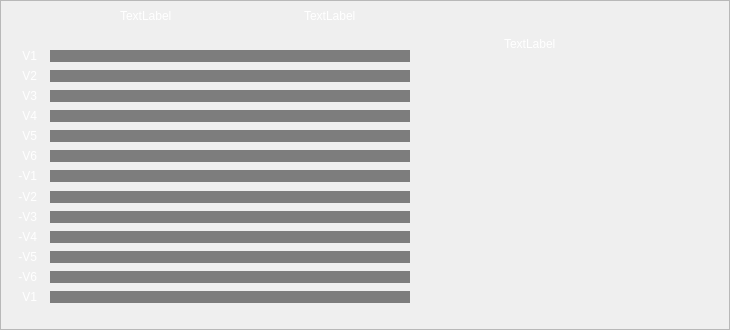
    <widget class="QFrame" name="gb2">
     <property name="geometry">
      <rect>
       <x>8</x>
       <y>340</y>
       <width>730</width>
       <height>330</height>
      </rect>
     </property>
     <property name="styleSheet">
      <string notr="true">color: rgb(255, 255, 255);</string>
     </property>
     <property name="frameShape">
      <enum>QFrame::StyledPanel</enum>
     </property>
     <property name="frameShadow">
      <enum>QFrame::Raised</enum>
     </property>
     <widget class="QLabel" name="lblOther2">
      <property name="geometry">
       <rect>
        <x>304</x>
        <y>10</y>
        <width>54</width>
        <height>12</height>
       </rect>
      </property>
      <property name="styleSheet">
       <string notr="true">color: rgb(255, 255, 255);</string>
      </property>
      <property name="text">
       <string>TextLabel</string>
      </property>
     </widget>
     <widget class="QLabel" name="lblNormal2">
      <property name="geometry">
       <rect>
        <x>120</x>
        <y>10</y>
        <width>54</width>
        <height>12</height>
       </rect>
      </property>
      <property name="styleSheet">
       <string notr="true">color: rgb(255, 255, 255);</string>
      </property>
      <property name="text">
       <string>TextLabel</string>
      </property>
     </widget>
     <widget class="QLabel" name="imgS2">
      <property name="geometry">
       <rect>
        <x>50</x>
        <y>27</y>
        <width>360</width>
        <height>12</height>
       </rect>
      </property>
      <property name="text">
       <string/>
      </property>
      <property name="pixmap">
       <pixmap resource="picture/ecg.qrc">:/FCGimgS1.bmp</pixmap>
      </property>
     </widget>
     <widget class="QLabel" name="lblHeartPic2">
      <property name="geometry">
       <rect>
        <x>504</x>
        <y>33</y>
        <width>61</width>
        <height>21</height>
       </rect>
      </property>
      <property name="acceptDrops">
       <bool>false</bool>
      </property>
      <property name="text">
       <string>TextLabel</string>
      </property>
     </widget>
     <widget class="QLabel" name="Image7">
      <property name="geometry">
       <rect>
        <x>448</x>
        <y>64</y>
        <width>225</width>
        <height>210</height>
       </rect>
      </property>
      <property name="text">
       <string/>
      </property>
      <property name="pixmap">
       <pixmap resource="picture/ecg.qrc">:/fcgImage7.png</pixmap>
      </property>
      <property name="scaledContents">
       <bool>true</bool>
      </property>
     </widget>
     <widget class="QLabel" name="img27">
      <property name="geometry">
       <rect>
        <x>50</x>
        <y>170</y>
        <width>360</width>
        <height>12</height>
       </rect>
      </property>
      <property name="styleSheet">
       <string notr="true">background-color: rgb(125, 125, 125);</string>
      </property>
      <property name="text">
       <string/>
      </property>
      <property name="pixmap">
       <pixmap resource="picture/ecg.qrc">:/FCGimgS1.bmp</pixmap>
      </property>
     </widget>
     <widget class="QLabel" name="img28">
      <property name="geometry">
       <rect>
        <x>50</x>
        <y>191</y>
        <width>360</width>
        <height>12</height>
       </rect>
      </property>
      <property name="styleSheet">
       <string notr="true">background-color: rgb(125, 125, 125);</string>
      </property>
      <property name="text">
       <string/>
      </property>
      <property name="pixmap">
       <pixmap resource="picture/ecg.qrc">:/FCGimgS1.bmp</pixmap>
      </property>
     </widget>
     <widget class="QLabel" name="img25">
      <property name="geometry">
       <rect>
        <x>50</x>
        <y>130</y>
        <width>360</width>
        <height>12</height>
       </rect>
      </property>
      <property name="styleSheet">
       <string notr="true">background-color: rgb(125, 125, 125);</string>
      </property>
      <property name="text">
       <string/>
      </property>
      <property name="pixmap">
       <pixmap resource="picture/ecg.qrc">:/FCGimgS1.bmp</pixmap>
      </property>
     </widget>
     <widget class="QLabel" name="img22">
      <property name="geometry">
       <rect>
        <x>50</x>
        <y>70</y>
        <width>360</width>
        <height>12</height>
       </rect>
      </property>
      <property name="styleSheet">
       <string notr="true">background-color: rgb(125, 125, 125);</string>
      </property>
      <property name="text">
       <string/>
      </property>
      <property name="pixmap">
       <pixmap resource="picture/ecg.qrc">:/FCGimgS1.bmp</pixmap>
      </property>
     </widget>
     <widget class="QLabel" name="img23">
      <property name="geometry">
       <rect>
        <x>50</x>
        <y>90</y>
        <width>360</width>
        <height>12</height>
       </rect>
      </property>
      <property name="styleSheet">
       <string notr="true">background-color: rgb(125, 125, 125);</string>
      </property>
      <property name="text">
       <string/>
      </property>
      <property name="pixmap">
       <pixmap resource="picture/ecg.qrc">:/FCGimgS1.bmp</pixmap>
      </property>
     </widget>
     <widget class="QLabel" name="img24">
      <property name="geometry">
       <rect>
        <x>50</x>
        <y>110</y>
        <width>360</width>
        <height>12</height>
       </rect>
      </property>
      <property name="styleSheet">
       <string notr="true">background-color: rgb(125, 125, 125);</string>
      </property>
      <property name="text">
       <string/>
      </property>
      <property name="pixmap">
       <pixmap resource="picture/ecg.qrc">:/FCGimgS1.bmp</pixmap>
      </property>
     </widget>
     <widget class="QLabel" name="img29">
      <property name="geometry">
       <rect>
        <x>50</x>
        <y>211</y>
        <width>360</width>
        <height>12</height>
       </rect>
      </property>
      <property name="styleSheet">
       <string notr="true">background-color: rgb(125, 125, 125);</string>
      </property>
      <property name="text">
       <string/>
      </property>
      <property name="pixmap">
       <pixmap resource="picture/ecg.qrc">:/FCGimgS1.bmp</pixmap>
      </property>
     </widget>
     <widget class="QLabel" name="img30">
      <property name="geometry">
       <rect>
        <x>50</x>
        <y>231</y>
        <width>360</width>
        <height>12</height>
       </rect>
      </property>
      <property name="styleSheet">
       <string notr="true">background-color: rgb(125, 125, 125);</string>
      </property>
      <property name="text">
       <string/>
      </property>
      <property name="pixmap">
       <pixmap resource="picture/ecg.qrc">:/FCGimgS1.bmp</pixmap>
      </property>
     </widget>
     <widget class="QLabel" name="img33">
      <property name="geometry">
       <rect>
        <x>50</x>
        <y>291</y>
        <width>360</width>
        <height>12</height>
       </rect>
      </property>
      <property name="styleSheet">
       <string notr="true">background-color: rgb(125, 125, 125);</string>
      </property>
      <property name="text">
       <string/>
      </property>
      <property name="pixmap">
       <pixmap resource="picture/ecg.qrc">:/FCGimgS1.bmp</pixmap>
      </property>
     </widget>
     <widget class="QLabel" name="img31">
      <property name="geometry">
       <rect>
        <x>50</x>
        <y>251</y>
        <width>360</width>
        <height>12</height>
       </rect>
      </property>
      <property name="styleSheet">
       <string notr="true">background-color: rgb(125, 125, 125);</string>
      </property>
      <property name="text">
       <string/>
      </property>
      <property name="pixmap">
       <pixmap resource="picture/ecg.qrc">:/FCGimgS1.bmp</pixmap>
      </property>
     </widget>
     <widget class="QLabel" name="img32">
      <property name="geometry">
       <rect>
        <x>50</x>
        <y>271</y>
        <width>360</width>
        <height>12</height>
       </rect>
      </property>
      <property name="styleSheet">
       <string notr="true">background-color: rgb(125, 125, 125);</string>
      </property>
      <property name="text">
       <string/>
      </property>
      <property name="pixmap">
       <pixmap resource="picture/ecg.qrc">:/FCGimgS1.bmp</pixmap>
      </property>
     </widget>
     <widget class="QLabel" name="img21">
      <property name="geometry">
       <rect>
        <x>50</x>
        <y>50</y>
        <width>360</width>
        <height>12</height>
       </rect>
      </property>
      <property name="styleSheet">
       <string notr="true">background-color: rgb(125, 125, 125);</string>
      </property>
      <property name="text">
       <string/>
      </property>
      <property name="pixmap">
       <pixmap resource="picture/ecg.qrc">:/FCGimgS1.bmp</pixmap>
      </property>
     </widget>
     <widget class="QLabel" name="img26">
      <property name="geometry">
       <rect>
        <x>50</x>
        <y>150</y>
        <width>360</width>
        <height>12</height>
       </rect>
      </property>
      <property name="styleSheet">
       <string notr="true">background-color: rgb(125, 125, 125);</string>
      </property>
      <property name="text">
       <string/>
      </property>
      <property name="pixmap">
       <pixmap resource="picture/ecg.qrc">:/FCGimgS1.bmp</pixmap>
      </property>
     </widget>
     <widget class="QLabel" name="img211">
      <property name="geometry">
       <rect>
        <x>50</x>
        <y>50</y>
        <width>360</width>
        <height>12</height>
       </rect>
      </property>
      <property name="styleSheet">
       <string notr="true">background-color: rgb(125, 125, 125);</string>
      </property>
      <property name="text">
       <string/>
      </property>
     </widget>
     <widget class="QLabel" name="img261">
      <property name="geometry">
       <rect>
        <x>50</x>
        <y>150</y>
        <width>360</width>
        <height>12</height>
       </rect>
      </property>
      <property name="styleSheet">
       <string notr="true">background-color: rgb(125, 125, 125);</string>
      </property>
      <property name="text">
       <string/>
      </property>
     </widget>
     <widget class="QLabel" name="img311">
      <property name="geometry">
       <rect>
        <x>50</x>
        <y>251</y>
        <width>360</width>
        <height>12</height>
       </rect>
      </property>
      <property name="styleSheet">
       <string notr="true">background-color: rgb(125, 125, 125);</string>
      </property>
      <property name="text">
       <string/>
      </property>
     </widget>
     <widget class="QLabel" name="img321">
      <property name="geometry">
       <rect>
        <x>50</x>
        <y>271</y>
        <width>360</width>
        <height>12</height>
       </rect>
      </property>
      <property name="styleSheet">
       <string notr="true">background-color: rgb(125, 125, 125);</string>
      </property>
      <property name="text">
       <string/>
      </property>
     </widget>
     <widget class="QLabel" name="img331">
      <property name="geometry">
       <rect>
        <x>50</x>
        <y>291</y>
        <width>360</width>
        <height>12</height>
       </rect>
      </property>
      <property name="styleSheet">
       <string notr="true">background-color: rgb(125, 125, 125);</string>
      </property>
      <property name="text">
       <string/>
      </property>
     </widget>
     <widget class="QLabel" name="img231">
      <property name="geometry">
       <rect>
        <x>50</x>
        <y>90</y>
        <width>360</width>
        <height>12</height>
       </rect>
      </property>
      <property name="styleSheet">
       <string notr="true">background-color: rgb(125, 125, 125);</string>
      </property>
      <property name="text">
       <string/>
      </property>
     </widget>
     <widget class="QLabel" name="img241">
      <property name="geometry">
       <rect>
        <x>50</x>
        <y>110</y>
        <width>360</width>
        <height>12</height>
       </rect>
      </property>
      <property name="styleSheet">
       <string notr="true">background-color: rgb(125, 125, 125);</string>
      </property>
      <property name="text">
       <string/>
      </property>
     </widget>
     <widget class="QLabel" name="img291">
      <property name="geometry">
       <rect>
        <x>50</x>
        <y>211</y>
        <width>360</width>
        <height>12</height>
       </rect>
      </property>
      <property name="styleSheet">
       <string notr="true">background-color: rgb(125, 125, 125);</string>
      </property>
      <property name="text">
       <string/>
      </property>
     </widget>
     <widget class="QLabel" name="img301">
      <property name="geometry">
       <rect>
        <x>50</x>
        <y>231</y>
        <width>360</width>
        <height>12</height>
       </rect>
      </property>
      <property name="styleSheet">
       <string notr="true">background-color: rgb(125, 125, 125);</string>
      </property>
      <property name="text">
       <string/>
      </property>
     </widget>
     <widget class="QLabel" name="img221">
      <property name="geometry">
       <rect>
        <x>50</x>
        <y>70</y>
        <width>360</width>
        <height>12</height>
       </rect>
      </property>
      <property name="styleSheet">
       <string notr="true">background-color: rgb(125, 125, 125);</string>
      </property>
      <property name="text">
       <string/>
      </property>
     </widget>
     <widget class="QLabel" name="img251">
      <property name="geometry">
       <rect>
        <x>50</x>
        <y>130</y>
        <width>360</width>
        <height>12</height>
       </rect>
      </property>
      <property name="styleSheet">
       <string notr="true">background-color: rgb(125, 125, 125);</string>
      </property>
      <property name="text">
       <string/>
      </property>
     </widget>
     <widget class="QLabel" name="img271">
      <property name="geometry">
       <rect>
        <x>50</x>
        <y>170</y>
        <width>360</width>
        <height>12</height>
       </rect>
      </property>
      <property name="styleSheet">
       <string notr="true">background-color: rgb(125, 125, 125);</string>
      </property>
      <property name="text">
       <string/>
      </property>
     </widget>
     <widget class="QLabel" name="img281">
      <property name="geometry">
       <rect>
        <x>50</x>
        <y>191</y>
        <width>360</width>
        <height>12</height>
       </rect>
      </property>
      <property name="styleSheet">
       <string notr="true">background-color: rgb(125, 125, 125);</string>
      </property>
      <property name="text">
       <string/>
      </property>
     </widget>
     <widget class="QLabel" name="label_14">
      <property name="geometry">
       <rect>
        <x>7</x>
        <y>48</y>
        <width>30</width>
        <height>16</height>
       </rect>
      </property>
      <property name="text">
       <string>V1</string>
      </property>
      <property name="alignment">
       <set>Qt::AlignRight|Qt::AlignTrailing|Qt::AlignVCenter</set>
      </property>
     </widget>
     <widget class="QLabel" name="label_15">
      <property name="geometry">
       <rect>
        <x>7</x>
        <y>68</y>
        <width>30</width>
        <height>16</height>
       </rect>
      </property>
      <property name="text">
       <string>V2</string>
      </property>
      <property name="alignment">
       <set>Qt::AlignRight|Qt::AlignTrailing|Qt::AlignVCenter</set>
      </property>
     </widget>
     <widget class="QLabel" name="label_16">
      <property name="geometry">
       <rect>
        <x>7</x>
        <y>88</y>
        <width>30</width>
        <height>16</height>
       </rect>
      </property>
      <property name="text">
       <string>V3</string>
      </property>
      <property name="alignment">
       <set>Qt::AlignRight|Qt::AlignTrailing|Qt::AlignVCenter</set>
      </property>
     </widget>
     <widget class="QLabel" name="label_17">
      <property name="geometry">
       <rect>
        <x>7</x>
        <y>108</y>
        <width>30</width>
        <height>16</height>
       </rect>
      </property>
      <property name="text">
       <string>V4</string>
      </property>
      <property name="alignment">
       <set>Qt::AlignRight|Qt::AlignTrailing|Qt::AlignVCenter</set>
      </property>
     </widget>
     <widget class="QLabel" name="label_18">
      <property name="geometry">
       <rect>
        <x>7</x>
        <y>128</y>
        <width>30</width>
        <height>16</height>
       </rect>
      </property>
      <property name="text">
       <string>V5</string>
      </property>
      <property name="alignment">
       <set>Qt::AlignRight|Qt::AlignTrailing|Qt::AlignVCenter</set>
      </property>
     </widget>
     <widget class="QLabel" name="label_19">
      <property name="geometry">
       <rect>
        <x>7</x>
        <y>148</y>
        <width>30</width>
        <height>16</height>
       </rect>
      </property>
      <property name="text">
       <string>V6</string>
      </property>
      <property name="alignment">
       <set>Qt::AlignRight|Qt::AlignTrailing|Qt::AlignVCenter</set>
      </property>
     </widget>
     <widget class="QLabel" name="label_20">
      <property name="geometry">
       <rect>
        <x>7</x>
        <y>168</y>
        <width>30</width>
        <height>16</height>
       </rect>
      </property>
      <property name="text">
       <string>-V1</string>
      </property>
      <property name="alignment">
       <set>Qt::AlignRight|Qt::AlignTrailing|Qt::AlignVCenter</set>
      </property>
     </widget>
     <widget class="QLabel" name="label_22">
      <property name="geometry">
       <rect>
        <x>7</x>
        <y>209</y>
        <width>30</width>
        <height>16</height>
       </rect>
      </property>
      <property name="text">
       <string>-V3</string>
      </property>
      <property name="alignment">
       <set>Qt::AlignRight|Qt::AlignTrailing|Qt::AlignVCenter</set>
      </property>
     </widget>
     <widget class="QLabel" name="label_21">
      <property name="geometry">
       <rect>
        <x>7</x>
        <y>189</y>
        <width>30</width>
        <height>16</height>
       </rect>
      </property>
      <property name="text">
       <string>-V2</string>
      </property>
      <property name="alignment">
       <set>Qt::AlignRight|Qt::AlignTrailing|Qt::AlignVCenter</set>
      </property>
     </widget>
     <widget class="QLabel" name="label_23">
      <property name="geometry">
       <rect>
        <x>7</x>
        <y>229</y>
        <width>30</width>
        <height>16</height>
       </rect>
      </property>
      <property name="text">
       <string>-V4</string>
      </property>
      <property name="alignment">
       <set>Qt::AlignRight|Qt::AlignTrailing|Qt::AlignVCenter</set>
      </property>
     </widget>
     <widget class="QLabel" name="label_24">
      <property name="geometry">
       <rect>
        <x>7</x>
        <y>249</y>
        <width>30</width>
        <height>16</height>
       </rect>
      </property>
      <property name="text">
       <string>-V5</string>
      </property>
      <property name="alignment">
       <set>Qt::AlignRight|Qt::AlignTrailing|Qt::AlignVCenter</set>
      </property>
     </widget>
     <widget class="QLabel" name="label_25">
      <property name="geometry">
       <rect>
        <x>7</x>
        <y>269</y>
        <width>30</width>
        <height>16</height>
       </rect>
      </property>
      <property name="text">
       <string>-V6</string>
      </property>
      <property name="alignment">
       <set>Qt::AlignRight|Qt::AlignTrailing|Qt::AlignVCenter</set>
      </property>
     </widget>
     <widget class="QLabel" name="label_26">
      <property name="geometry">
       <rect>
        <x>7</x>
        <y>289</y>
        <width>30</width>
        <height>16</height>
       </rect>
      </property>
      <property name="text">
       <string>V1</string>
      </property>
      <property name="alignment">
       <set>Qt::AlignRight|Qt::AlignTrailing|Qt::AlignVCenter</set>
      </property>
     </widget>
     <zorder>label_14</zorder>
     <zorder>label_15</zorder>
     <zorder>label_16</zorder>
     <zorder>label_17</zorder>
     <zorder>label_18</zorder>
     <zorder>label_19</zorder>
     <zorder>label_20</zorder>
     <zorder>label_22</zorder>
     <zorder>label_21</zorder>
     <zorder>label_23</zorder>
     <zorder>label_24</zorder>
     <zorder>label_25</zorder>
     <zorder>label_26</zorder>
     <zorder>img211</zorder>
     <zorder>img261</zorder>
     <zorder>img311</zorder>
     <zorder>img321</zorder>
     <zorder>img331</zorder>
     <zorder>img231</zorder>
     <zorder>img241</zorder>
     <zorder>img291</zorder>
     <zorder>img301</zorder>
     <zorder>img221</zorder>
     <zorder>img251</zorder>
     <zorder>img271</zorder>
     <zorder>img281</zorder>
     <zorder>lblOther2</zorder>
     <zorder>lblNormal2</zorder>
     <zorder>imgS2</zorder>
     <zorder>lblHeartPic2</zorder>
     <zorder>Image7</zorder>
     <zorder>img25</zorder>
     <zorder>img24</zorder>
     <zorder>img22</zorder>
     <zorder>img32</zorder>
     <zorder>img23</zorder>
     <zorder>img26</zorder>
     <zorder>img29</zorder>
     <zorder>img21</zorder>
     <zorder>img31</zorder>
     <zorder>img27</zorder>
     <zorder>img28</zorder>
     <zorder>img30</zorder>
     <zorder>img33</zorder>
    </widget>
